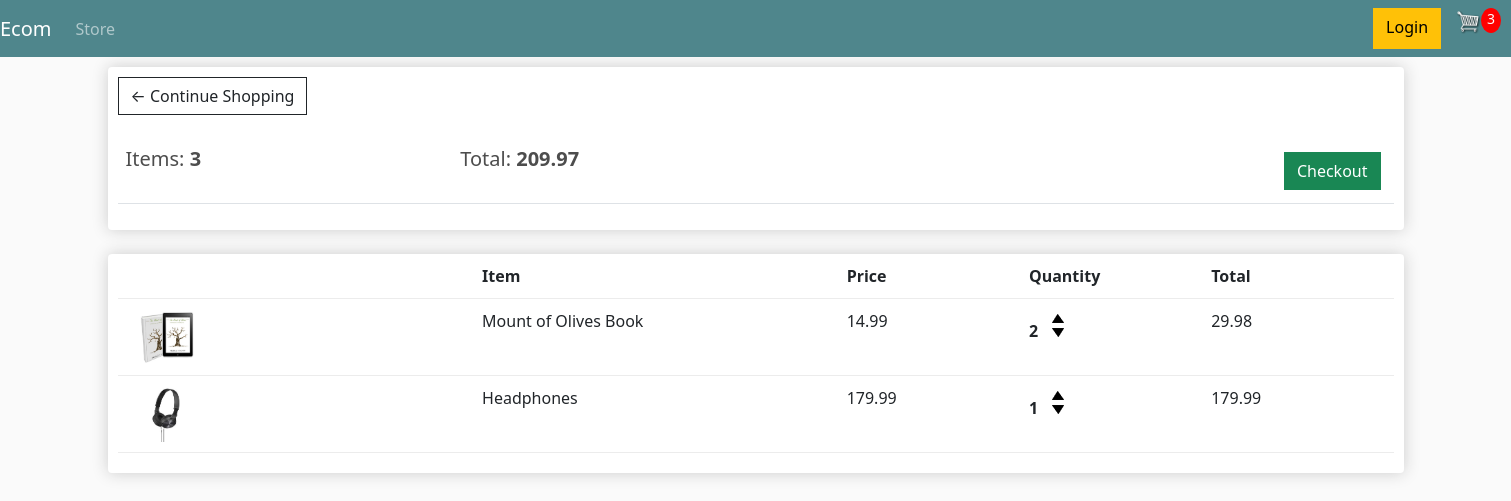
The app's page /cart/ (signed in) with its own data.
### store/models.py (models this page shows, shortened)
class Order(models.Model):
    customer = models.ForeignKey(Customer, on_delete=models.SET_NULL, blank=True, null=True)
    date_ordered = models.DateTimeField(auto_now_add=True)
    complete = models.BooleanField(default=False, null=True, blank=False)
    transaction_id = models.CharField(max_length=200, null=True)
    @property
    def get_cart_total(self):
        orderitems = self.orderitem_set.all()
        total = sum([item.get_total for item in orderitems])
        return total
    @property
    def get_cart_items(self):
        orderitems = self.orderitem_set.all()
        total = sum([item.quantity for item in orderitems])
        return total

class OrderItem(models.Model):
    product = models.ForeignKey(Product, on_delete=models.SET_NULL, blank=True, null=True)
    order = models.ForeignKey(Order, on_delete=models.SET_NULL, blank=True, null=True)
    quantity = models.IntegerField(default=0, null=True, blank=True)
    date_added = models.DateTimeField(auto_now_add=True)
    @property
    def get_total(self):
        total = self.product.price * self.quantity
        return total

class Product(models.Model):
    name = models.CharField(max_length=200, null=True)
    price = models.FloatField()
    digital = models.BooleanField(default=False, null=True, blank=False)
    image = models.ImageField(null=True,blank=True)
    @property
    def imageURL(self):
        try:
            url = self.image.url
        except:
            url = ''
        return url

### store/views.py (the view)
# urls.py: path('cart/', views.cart, name="cart"),
def cart(request):
    if request.user.is_authenticated:
        customer = request.user.customer
        order, created = Order.objects.get_or_create(customer=customer, complete=False)
        items = order.orderitem_set.all()
        cartItems = order.get_cart_items
    else:
        items = []
        order = {'get_cart_total':0, 'get_cart_items':0}
        cartItems = order['get_cart_items']
    context = {'items':items, 'order':order, 'cartItems' : cartItems}
    return render(request, 'store/cart.html', context)

### store/templates/store/cart.html
{% extends 'store/main.html' %}
{% load static %}
{% block content %}
<div class="row">
    <div class="col-lg-12">
        <div class="box-element">
            <a class="btn btn-outline-dark" href="{% url 'store' %}">&#x2190; Continue Shopping</a>
            <br>
            <br>
            <table class="table">
                <tr>
                    <th><h5>Items: <strong>{{order.get_cart_items}}</strong></h5></th>
                    <th><h5>Total: <strong>{{order.get_cart_total}}</strong></h5></th>
                    <th>
                        <a style="float: right; margin: 5px;" class="btn btn-success" href="{% url 'checkout' %}">Checkout</a>
                    </th>
                </tr>
            </table>
        </div>
        <br>
        <div class="box-element">
            <div class="cart-row">
                <div style="flex: 2;"></div>
                <div style="flex: 2;"><strong>Item</strong></div>
                <div style="flex: 1;"><strong>Price</strong></div>
                <div style="flex: 1;"><strong>Quantity</strong></div>
                <div style="flex: 1;"><strong>Total</strong></div>
            </div>
            {% for item in items %}
            <div class="cart-row">
                <div style="flex: 2;"><img class="row-image" src="{{item.product.imageURL}}"></div>
                <div style="flex: 2;">{{item.product.name}}</div>
                <div style="flex: 1;">{{item.product.price|floatformat:2}}</div>
                <div style="flex: 1;">
                    <p class="quantity">{{item.quantity}}</p>
                    <div class="quantity">
                        <img data-product={{item.product.id}} data-action="add" class="chg-quantity update-cart" src="{% static  'images/3+arrow-up.png' %}">
                        <img data-product={{item.product.id}} data-action="remove" class="chg-quantity update-cart" src="{% static  'images/2+arrow-down.png' %}">
                    </div>
                </div>
                <div style="flex: 1;">{{item.get_total}}</div>
            </div>
            {% endfor %}
        </div>
    </div>
</div>
{% endblock content %}

### static/css/main.css (style rules this page uses)
body { background-color: hsl(0, 0%, 98%); }
h1,h2,h3,h4,h5,h6 { color:hsl(0, 0%, 30%); }
.box-element { box-shadow:hsl(0, 0%, 80%) 0 0 16px; background-color: #fff; border-radius: 4px; padding: 10px; }
.col-lg-4, .col-lg-6, .col-lg-8, .col-lg-12 { margin-top: 10px; }
.btn { border-radius: 0; }
.row-image { width: 100px; }
.cart-row { display: flex; align-items: flex-stretch; padding-bottom: 10px; margin-bottom: 10px; border-bottom: 1px solid #ececec; }
.quantity { display: inline-block; font-weight: 700; padding-right:10px; }
.chg-quantity { width: 12px; cursor: pointer; display: block; margin-top: 5px; transition:.1s; }

### records on screen
Order: get_cart_items "3", get_cart_total "209.97"
OrderItem: product.imageURL (picture), product.name "Mount of Olives Book", product.price "14.99", quantity "2", get_total "29.98"
OrderItem: product.imageURL (picture), product.name "Headphones", product.price "179.99", quantity "1", get_total "179.99"

### other values on screen
{{ cartItems }} "3"
